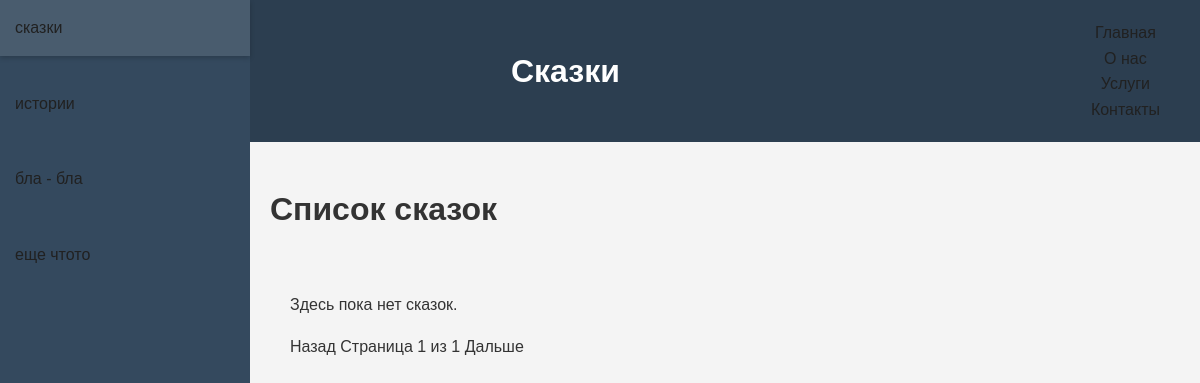
/story_list, run on an earlier commit of the app's database.
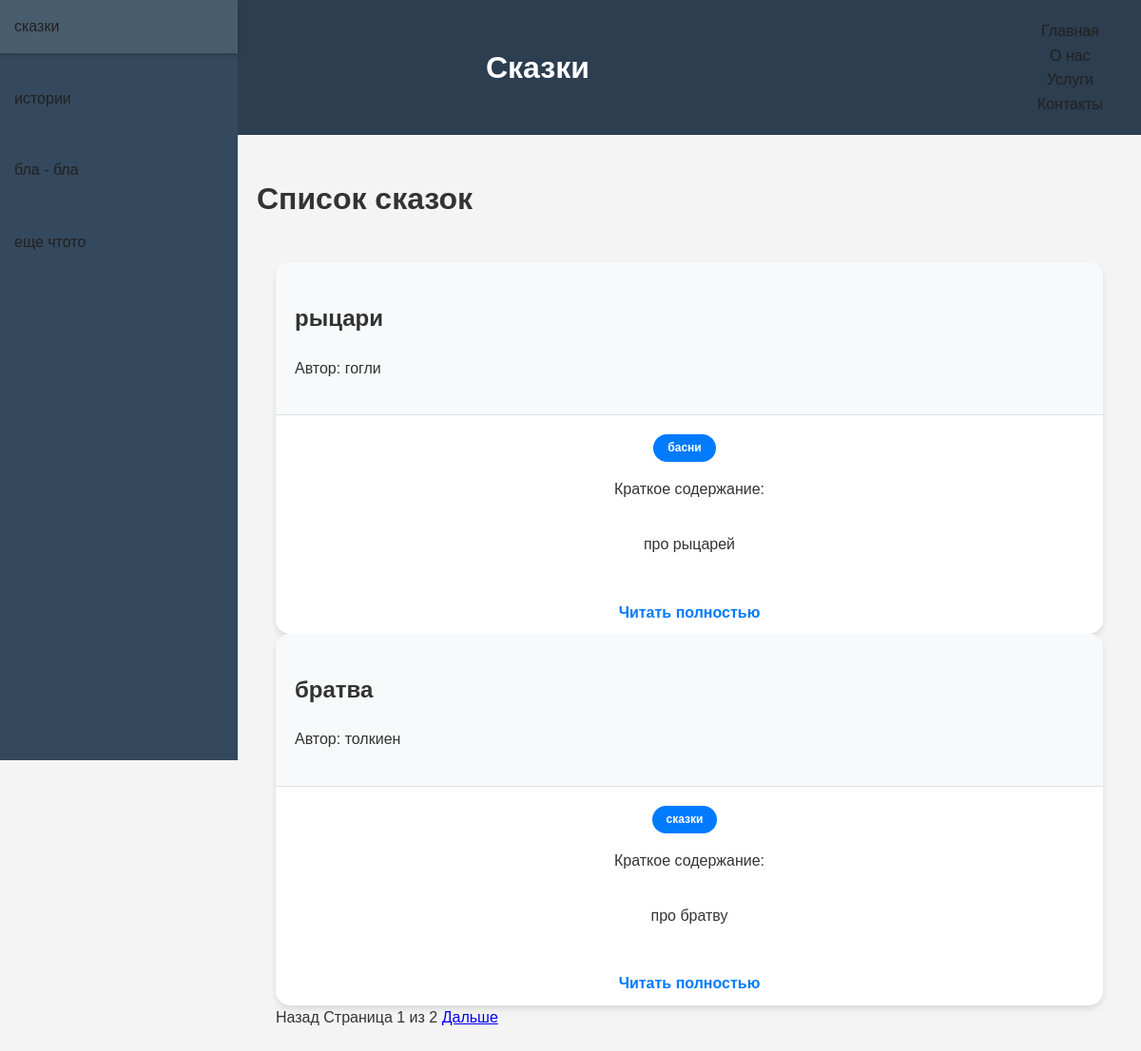
And on a later commit of the database.
### main/models.py (models this page shows, shortened)
class Story(models.Model):
    title=models.CharField(max_length=100)
    autor=models.ForeignKey(Autor, on_delete=models.CASCADE, related_name='stories')
    genre =models.ManyToManyField(Genre, blank=True)
    content = models.TextField()

class Autor(models.Model):
    name=models.CharField(max_length=100)

class Genre(models.Model):
    name=models.CharField(max_length=50)

### main/views.py (the view)
# urls.py: path('story_list', views.story_list, name='story_list'),
def story_list(request):
    stories = Story.objects.all()
    paginator = Paginator(stories, 2)  # Показываем по 2 сказки на странице
    page = request.GET.get('page', 1)
    try:
        paginated_stories = paginator.page(page)
    except PageNotAnInteger:
        paginated_stories = paginator.page(1)
    except EmptyPage:
        paginated_stories = paginator.page(paginator.num_pages)
    return render(request, 'story_list.html', {'stories': paginated_stories})

### main/templates/story_list.html (shortened to what this page needs)
{% extends 'base.html' %}
{% block content %}
    <h1>Список сказок</h1>
    <div class="container">
        {% for story in stories %}
            <div class="story-card">
                <div class="card-header">
                    <h2>{{ story.title }}</h2>
                    <p>Автор: <span class="author">{{ story.autor.name }}</span> {{ story.autor.count }} </p>
                </div>
                <div class="card-body">
                    <ul class="genre-list">
                        {% for genre in story.genre.all %}
                            <li>{{ genre.name }}</li>
                        {% endfor %}
                    </ul>
                    <p>Краткое содержание:</p>
                    <p>{{ story.content|truncatewords:20 }}</p>
                </div>
                <div class="card-footer">
                    <a href="{% url 'story_detail' story.id %}" class="read-more">Читать полностью</a>
                </div>
            </div>
        {% empty %}
            <p>Здесь пока нет сказок.</p>
        {% endfor %}
       <div class="pagination">
    {% if stories.has_previous %}
        <a href="{% url 'story_list' %}?page={{ stories.previous_page_number }}">Назад</a>
    {% else %}
        <span>Назад</span>
    {% endif %}
    <span>Страница {{ stories.number }} из {{ stories.paginator.num_pages }}</span>
    {% if stories.has_next %}
        <a href="{% url 'story_list' %}?page={{ stories.next_page_number }}">Дальше</a>
    {% else %}
        <span>Дальше</span>
    {% endif %}
</div>
{% endblock %}

### main/templates/base.html (shortened to what this page needs)
<!DOCTYPE html>
<html lang="ru">
<head>
    {% load static %}
    <link rel="stylesheet" href="{% static 'main/css/styl.css' %}">
</head>
<body>
<header>
    <h1>Сказки</h1>
    <nav class="horizontal-nav">
        <ul>
            <li><a href="/home">Главная</a></li>
            <li><a href="/about">О нас</a></li>
            <li><a href="/services">Услуги</a></li>
            <li><a href="/contact">Контакты</a></li>
        </ul>
    </nav>
</header>
<main>
        {% block content %}{% endblock %}
    </main>
<nav class="left-nav">
    <ul>
        <li><a href="/story_list">сказки</a></li>
        <li><a href="/">истории</a></li>
        <li><a href="/">бла - бла</a></li>
        <li><a href="/">еще чтото</a></li>
    </ul>
</nav>
</body>
</html>

### main/static/main/css/styl.css (style rules this page uses)
:root { --primary-color: #2c3e50; --secondary-color: #34495e; --accent-color: #3498db; --background-color: #ecf0f1; --text-color: #212121; --light-gray: #f1f1f1; }
body { font-family: Arial, sans-serif; line-height: 1.6; color: var(--text-color); background-color: var(--background-color); margin: 0; padding: 0; overflow-x: hidden; }
header { background-color: var(--primary-color); color: white; padding: 20px; text-align: center; }
.left-nav { width: 250px; height: 100vh; position: fixed; left: 0; top: 0; background-color: var(--secondary-color); color: var(--text-color); z-index: 999; }
.left-nav ul { list-style-type: none; padding: 0; margin: 0; }
.left-nav li { margin-bottom: 20px; }
.left-nav a { color: var(--text-color); text-decoration: none; display: block; padding: 15px; transition: background-color 0.3s ease, box-shadow 0.3s ease; }
main { margin-left: 250px; padding: 20px; }

### main/templates/base.html (style rules this page uses)
:root { --primary-color: #2c3e50; --secondary-color: #34495e; --accent-color: #3498db; --background-color: #ecf0f1; --text-color: #212121; --light-gray: #f1f1f1; }
body { font-family: Arial, sans-serif; line-height: 1.6; color: var(--text-color); background-color: var(--background-color); margin: 0; padding: 0; overflow-x: hidden; }
header { background-color: var(--primary-color); color: white; padding: 20px 40px; display: flex; justify-content: space-between; align-items: center; }
header h1 { margin: auto; margin-top: 10px; margin-bottom: 10px; }
.left-nav { width: 250px; height: 100vh; position: fixed; left: 0; top: 0; background-color: var(--secondary-color); color: var(--text-color); z-index: 999; }
.left-nav ul { list-style-type: none; padding: 0; margin: 0; }
.left-nav li { margin-bottom: 20px; }
.left-nav a { color: var(--text-color); text-decoration: none; display: block; padding: 15px; transition: background-color 0.3s ease, box-shadow 0.3s ease; }
main { margin-left: 250px; padding: 20px; }
.horizontal-nav { display: flex; gap: 20px; }
.horizontal-nav ul { list-style-type: none; margin: 0; padding: 0; }
.horizontal-nav li { margin-bottom: 0; }
.horizontal-nav a { color: var(--text-color); text-decoration: none; transition: color 0.3s ease; }
body { font-family: Arial, sans-serif; line-height: 1.6; color: #333; background-color: #f4f4f4; }
.container { max-width: 1200px; margin: 0 auto; padding: 20px; }
.story-card { background-color: white; border-radius: 15px; box-shadow: 0 4px 6px rgba(0, 0, 0, 0.1); transition: transform 0.3s ease, box-shadow 0.3s ease; overflow: hidden; }
.card-header { padding: 20px; background-color: #f8f9fa; border-bottom: 1px solid #e0e0e0; }
.card-body { display: flex; flex-direction: column; align-items: center; padding: 20px; }
.genre-list { list-style-type: none; padding: 0; margin: 0; }
.genre-list li { display: inline-block; background-color: #007bff; color: white; padding: 5px 15px; border-radius: 25px; margin-right: 10px; font-size: 12px; font-weight: bold; }
.read-more { display: block; margin-top: auto; text-align: center; color: #007bff; text-decoration: none; padding: 10px 20px; border-radius: 25px; font-weight: bold; transition: background-color 0.3s ease; }

What changed in the data, as far as the page shows it:
added Story: title "рыцари", autor.name "гогли", content "про рыцарей"
added Genre: name "басни", shown under "рыцари"
added Story: title "братва", autor.name "толкиен", content "про братву"
added Genre: name "сказки", shown under "братва"
Also different on the page:
{{ stories.paginator.num_pages }}: "1" → "2"
text no longer shown: "Здесь пока нет сказок."
